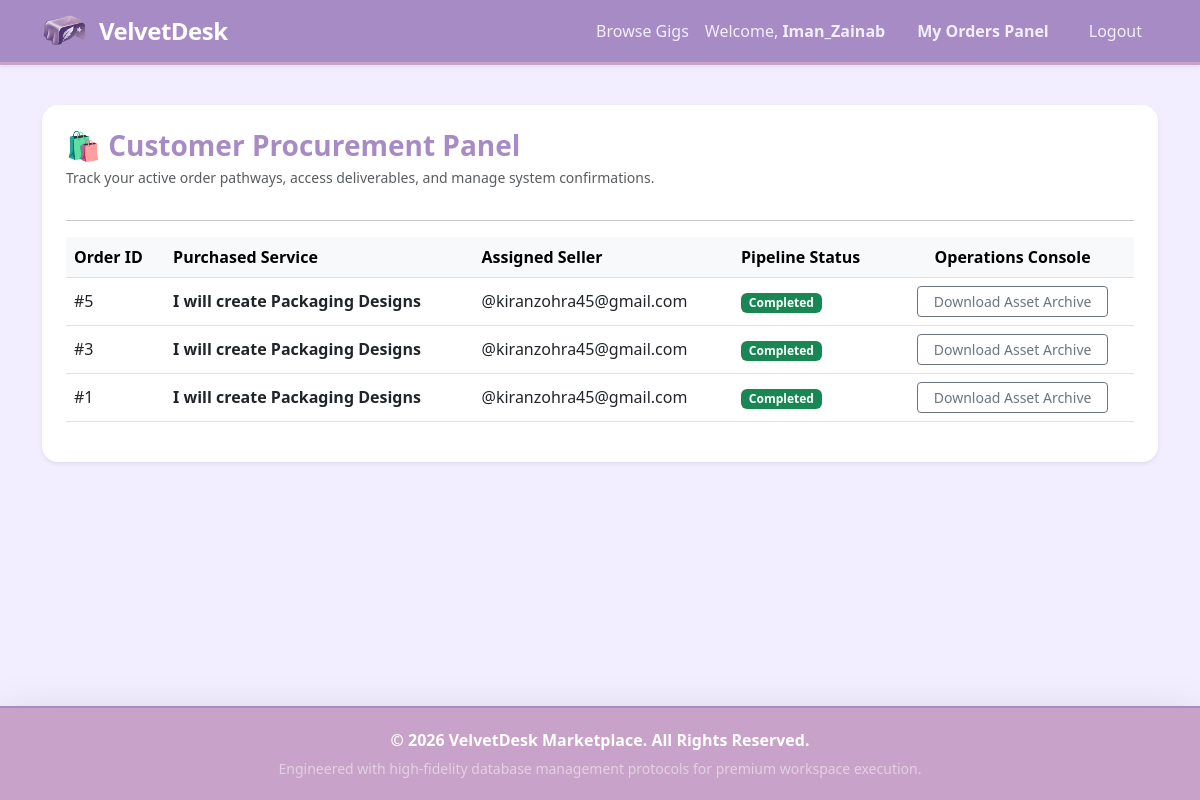
Before: /buyer_dashboard.php (signed in) with the older database file.
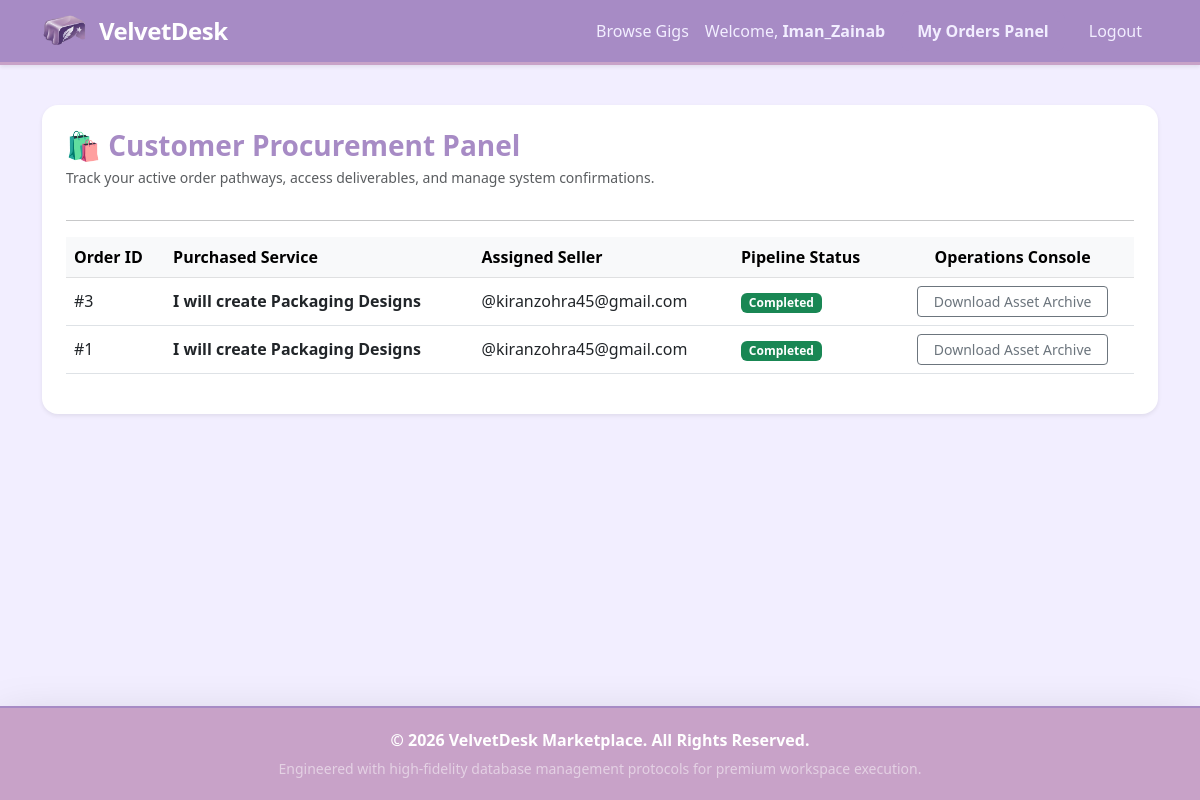
After: the same page with the newer database file.
### tables this page shows
CREATE TABLE orders (
        order_id INTEGER PRIMARY KEY AUTOINCREMENT,
        gig_id INTEGER,
        buyer_id INTEGER,
        seller_id INTEGER,
        order_status TEXT DEFAULT 'In Progress', 
        delivery_file_path TEXT DEFAULT NULL,
        submission_date DATETIME DEFAULT CURRENT_TIMESTAMP,
        FOREIGN KEY(gig_id) REFERENCES gigs(gig_id),
        FOREIGN KEY(buyer_id) REFERENCES users(user_id),
        FOREIGN KEY(seller_id) REFERENCES users(user_id)
    );

CREATE TABLE gigs (
        gig_id INTEGER PRIMARY KEY AUTOINCREMENT,
        user_id INTEGER,
        title TEXT NOT NULL,
        description TEXT NOT NULL,
        price REAL NOT NULL,
        image_path TEXT DEFAULT 'assets/default-gig.png',
        portfolio_link TEXT DEFAULT '',
        FOREIGN KEY (user_id) REFERENCES users(user_id) ON DELETE CASCADE
    );

### buyer_dashboard.php (the view, shortened to what this page needs)
<?php
include 'config.php';
include 'header.php';
$current_user_id = $_SESSION['user_id'];
$sql = "SELECT orders.*, gigs.title, users.username AS seller_name FROM orders
        JOIN gigs ON orders.gig_id = gigs.gig_id
        JOIN users ON orders.seller_id = users.user_id
        WHERE orders.buyer_id = :user_id ORDER BY orders.order_id DESC";
$stmt = $conn->prepare($sql);
$stmt->bindParam(':user_id', $current_user_id);
$stmt->execute();
$my_orders = $stmt->fetchAll(PDO::FETCH_ASSOC);
?>
<div class="card p-4 shadow-sm border-0 rounded-4 bg-white mt-3">
    <h3 class="fw-bold mb-1" style="color: #A78BC5;">🛍️ Customer Procurement Panel</h3>
    <p class="text-muted small">Track your active order pathways, access deliverables, and manage system confirmations.</p>
    <hr>
    <?php if (empty($my_orders)): ?>
        <p class="text-center text-muted py-4">You haven't placed any system orders yet. <a href="index.php">Browse services</a></p>
    <?php else: ?>
        <div class="table-responsive">
            <table class="table align-middle">
                <thead class="table-light">
                    <tr>
                        <th>Order ID</th>
                        <th>Purchased Service</th>
                        <th>Assigned Seller</th>
                        <th>Pipeline Status</th>
                        <th class="text-center">Operations Console</th>
                    </tr>
                </thead>
                <tbody>
                    <?php foreach ($my_orders as $order): ?>
                        <tr>
                            <td>#<?php echo $order['order_id']; ?></td>
                            <td class="fw-bold text-dark"><?php echo htmlspecialchars($order['title']); ?></td>
                            <td>@<?php echo htmlspecialchars($order['seller_name']); ?></td>
                            <td>
                                <?php if ($order['order_status'] === 'In Progress'): ?>
                                    <span class="badge bg-warning text-dark px-2.5 py-1.5">In Progress</span>
                                <?php elseif ($order['order_status'] === 'Delivered'): ?>
                                    <span class="badge bg-info text-white px-2.5 py-1.5">Delivered (Pending)</span>
                                <?php else: ?>
                                    <span class="badge bg-success text-white px-2.5 py-1.5">Completed</span>
                                <?php endif; ?>
                            </td>
                            <td class="text-center">
                                <?php if ($order['order_status'] === 'Delivered'): ?>
                                    <div class="d-flex justify-content-center gap-2">
                                        <a href="<?php echo $order['delivery_file_path']; ?>" download class="btn btn-sm btn-outline-dark px-2.5">Download File</a>
                                        <a href="orders.php?action=approve&order_id=<?php echo $order['order_id']; ?>" class="btn btn-sm btn-success px-2.5">Approve & Close</a>
                                    </div>
                                <?php elseif ($order['order_status'] === 'Completed'): ?>
                                    <a href="<?php echo $order['delivery_file_path']; ?>" download class="btn btn-sm btn-outline-secondary px-3">Download Asset Archive</a>
                                <?php else: ?>
                                    <span class="text-muted small">Waiting for Seller upload...</span>
                                <?php endif; ?>
                            </td>
                        </tr>
                    <?php endforeach; ?>
                </tbody>
            </table>
        </div>
    <?php endif; ?>
</div>
<?php include 'footer.php'; ?>

### header.php (shortened to what this page needs)
<!DOCTYPE html>
<html lang="en">
<head>
    <link href="https://cdn.jsdelivr.net/npm/bootstrap@5.3.0/dist/css/bootstrap.min.css" rel="stylesheet">
</head>
<body>
<nav class="navbar navbar-expand-lg navbar-dark mb-4 shadow-sm">
    <div class="container">
        <a class="navbar-brand d-flex align-items-center fs-4" href="index.php">
            <img src="assets/image-removebg-preview.png" alt="VelvetDesk Logo" style="height: 35px; width: auto; margin-right: 12px; object-fit: contain;">
            VelvetDesk
        </a>
        <div class="collapse navbar-collapse" id="navbarNav">
            <ul class="navbar-nav ms-auto align-items-center">
                <li class="nav-item"><a class="nav-link" href="index.php">Browse Gigs</a></li>
                <?php if (isset($_SESSION['user_id'])): ?>
                    <li class="nav-item">
                        <span class="nav-link text-light me-2">Welcome, <strong><?php echo htmlspecialchars($_SESSION['username']); ?></strong></span>
                    </li>
                    <?php if ($_SESSION['role'] === 'seller'): ?>
                        <li class="nav-item"><a class="nav-link btn btn-sm btn-velvet text-white px-3 me-2" href="dashboard.php">Seller Dashboard</a></li>
                    <?php else: ?>
                        <li class="nav-item"><a class="nav-link btn btn-sm btn-velvet text-white px-3 me-2" href="buyer_dashboard.php">My Orders Panel</a></li>
                    <?php endif; ?>
                    <li class="nav-item"><a class="nav-link text-white-50 btn btn-sm btn-dark px-3" href="logout.php">Logout</a></li>
                <?php else: ?>
                    <li class="nav-item"><a class="nav-link" href="login.php">Login</a></li>
                    <li class="nav-item"><a class="nav-link btn btn-sm btn-velvet text-white px-3" href="register.php">Join VelvetDesk</a></li>
                <?php endif; ?>
            </ul>
        </div>
    </div>
</nav>
<div class="container flex-grow-1">

### footer.php (shortened to what this page needs)
</div>
<footer class="footer mt-5 shadow-lg">
    <div class="container text-center">
        <p class="mb-1 fw-semibold">&copy; <?php echo date('Y'); ?> VelvetDesk Marketplace. All Rights Reserved.</p>
        <small class="text-white-50">Engineered with high-fidelity database management protocols for premium workspace execution.</small>
    </div>
</footer>
</body>
</html>

### header.php (style rules this page uses)
body { background-color: #F2EEFF; min-height: 100vh; display: flex; flex-direction: column; font-family: 'Segoe UI', Tahoma, Geneva, Verdana, sans-serif; }
.navbar { background-color: #A78BC5 !important; border-bottom: 3px solid #C8A2C8; }
.navbar-brand { color: #FFFFFF !important; font-weight: 700; letter-spacing: -0.5px; }
.nav-link { color: #F2EEFF !important; font-weight: 500; }
.footer { background-color: #C8A2C8; color: #FFFFFF; margin-top: auto; padding: 20px 0; border-top: 2px solid #A78BC5; }
.btn-velvet { background-color: #A78BC5; color: white; border: none; font-weight: 600; border-radius: 8px; transition: 0.3s; }

Changed rows visible on the page:
removed orders: order_id "5", gig.title "I will create Packaging Designs", seller_name "kiranzohra45@gmail.com", order_status "Completed"
